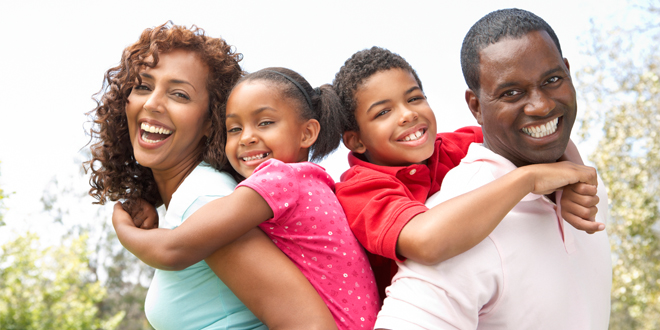
#> input picture photos/people_1.jpg, 660 x 330 px
$ python cv2_histogram_2.py
#> lines starting #> are read from the running program, lines starting #| are printed output that depends on the picture
# 直方图

import cv2
from matplotlib import pyplot as plt

img_rd = cv2.imread("../../photos/people_1.jpg")
#> img_rd is the input picture: shape (330, 660, 3); mean B, G, R 163, 171.1, 202.7
color = ('b', 'g', 'r')

for i, col in enumerate(color):
    histr = cv2.calcHist([img_rd], [i], None, [256], [0, 256])
    plt.plot(histr, color=col)
    plt.xlim([0, 256])

plt.show()
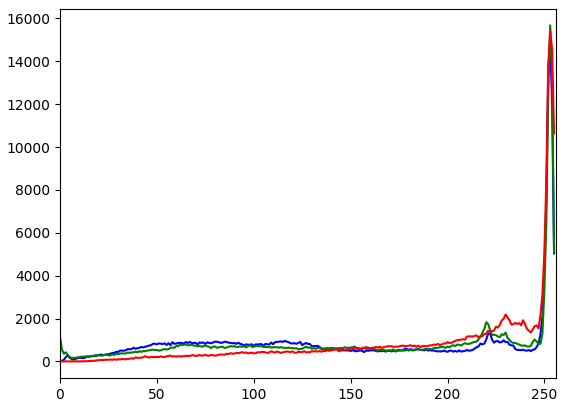
#> figure drawn by matplotlib, 1 panel; curve peaks at x = 253, y = 15028; curve peaks at x = 253, y = 15674; curve peaks at x = 253, y = 15421

$ run again, with photos/calib_radial.jpg copied over photos/people_1.jpg
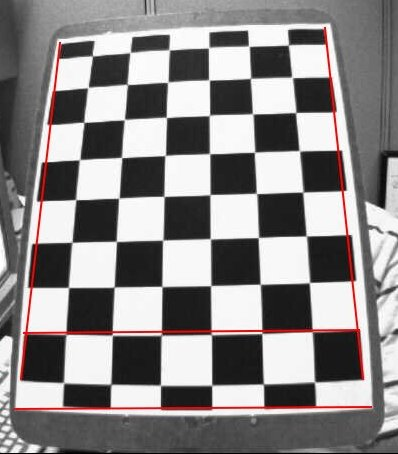
#> input picture photos/calib_radial.jpg, 398 x 454 px
#> img_rd is the input picture: shape (454, 398, 3); mean B, G, R 135.6, 135.6, 139
#> `plt.show()`:
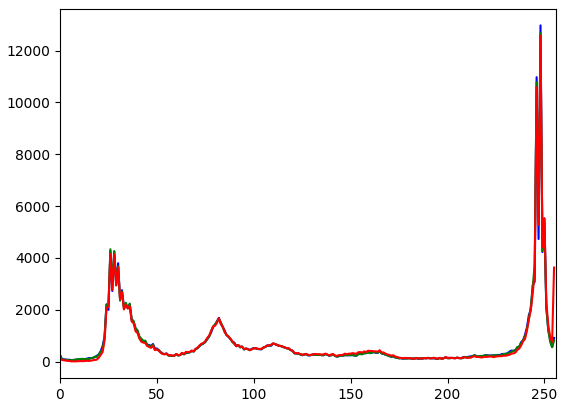
#> figure drawn by matplotlib, 1 panel; curve peaks at x = 248, y = 12975; curve peaks at x = 248, y = 12670; curve peaks at x = 248, y = 12577

$ run again, with photos/checkerboard_2.jpg copied over photos/people_1.jpg
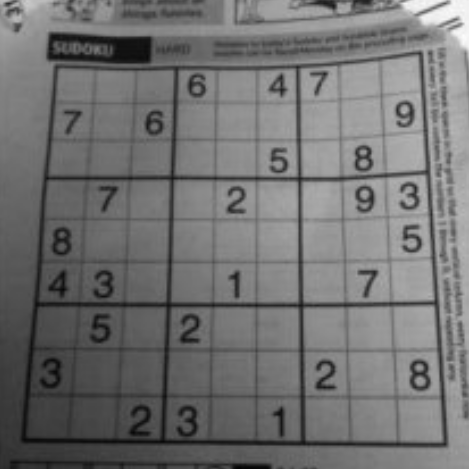
#> input picture photos/checkerboard_2.jpg, 469 x 469 px
#> img_rd is the input picture: shape (469, 469, 3); min 3, max 253, mean 113.5
#> `plt.show()`:
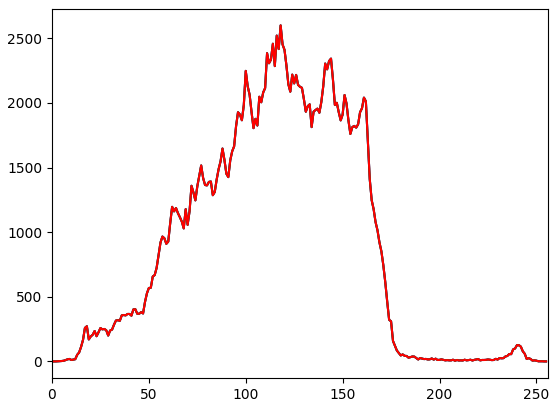
#> figure drawn by matplotlib, 1 panel; curve peaks at x = 118, y = 2600; curve peaks at x = 118, y = 2600; curve peaks at x = 118, y = 2600
